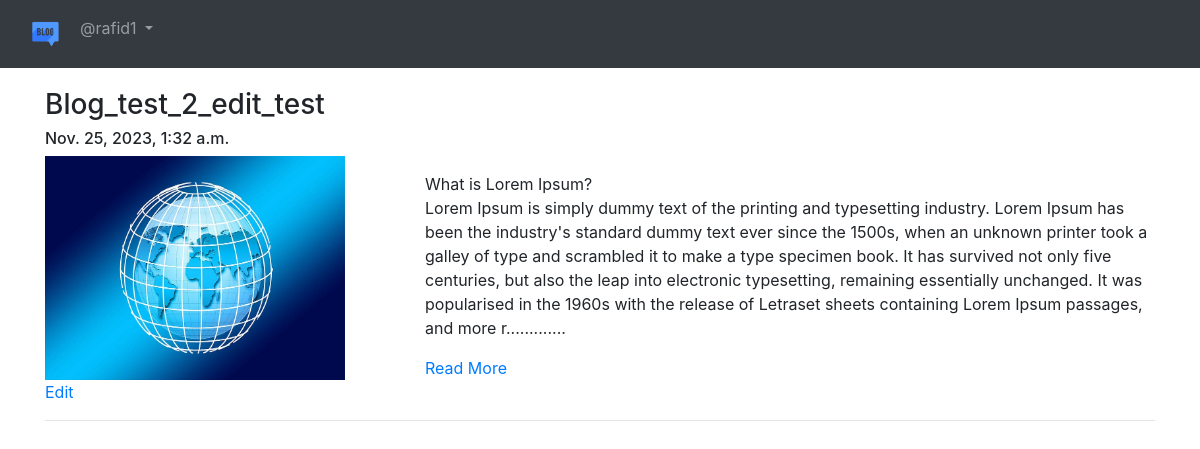
Page /blog/my-blogs/ (signed in) on the committed database.
### App_Blog/models.py (models this page shows, shortened)
class Blog(models.Model):
    author = models.ForeignKey(User, on_delete= models.CASCADE, related_name='post_author')
    blog_title = models.CharField(max_length=264, verbose_name="Put a Title") # verbose_name holo label er name
    slug = models.SlugField(max_length=264, unique=True)
    blog_content = models.TextField(verbose_name="What is on your mind?")
    blog_image = models.ImageField(upload_to='blog_images', verbose_name='Image')
    publish_date = models.DateTimeField(auto_now_add=True)   # auto current time nia nibe, user kisu korte parbena, only first entry nibe
    update_date = models.DateTimeField(auto_now=True) # auto current time nibe, but last entry er
    class Meta:
        ordering = ['-publish_date',]
    '''
    slug filed holo, url e primary key pass orbe, eta na dekhaya blog title pass kora dekhay
    jate kore blog url dekhle amra title bujhte pari

    title er moddhe hiphen diye link kora hy

    like: www.newspaper.com/last-night-accident/
    '''

### App_Blog/views.py (the view)
# urls.py: path('my-blogs/', views.MyBlogs.as_view(), name='my_blogs'),
class MyBlogs(LoginRequiredMixin, TemplateView):
    template_name = 'App_Blog/my_blogs.html'

### App_Blog/templatetags/custom_filters.py (called while the page is built)
def range_filter(value):
    return value[0:500] + '.............'

### templates/App_Blog/my_blogs.html (shortened to what this page needs)
{% extends 'base.html' %}
{% load custom_filters %}
{% block body_block %}
{% for blog in user.post_author.all %}
    <h3>{{ blog.blog_title }}</h3>
    <h6>{{ blog.publish_date }}</h6>
    <div class="row">
        <div class="col-sm-4">
            <img src="/media/{{ blog.blog_image}}" width="300" height="100%">
        </div>
        <div class="col-sm-8">
            <p>{{blog.blog_content|range_filter|linebreaks}}</p>
            <a href="{% url 'App_Blog:blog_details' slug=blog.slug %}">Read More</a>
        </div>
    </div>
    <a href="{% url 'App_Blog:edit_blog' pk=blog.pk %}">Edit</a>
    <hr>
{% endfor %}
{% endblock %}

### templates/base.html (shortened to what this page needs)
<!DOCTYPE html>
<html lang="en">
<head>
    <link rel="stylesheet" href="https://maxcdn.bootstrapcdn.com/bootstrap/4.4.1/css/bootstrap.min.css">
    <link href="https://maxcdn.bootstrapcdn.com/font-awesome/4.7.0/css/font-awesome.min.css" rel="stylesheet">
</head>
<body>
    <nav class="navbar navbar-expand-sm bg-dark navbar-dark">
        <ul class="navbar-nav">
            <li class="nav-item-active">
                <a class="nav-link" href="{% url 'index' %}">
                    <img src="/media/logo.png" width="40px">
                </a>
            </li>
            {% if user.is_authenticated %}
                <div clas='nav-item dropdown'>
                    <a class="nav-link dropdown-toggle" href="#" id="navbardrop" data-toggle="dropdown">
                        @{{user.username}}
                    </a>
                </div>
            {% endif %}
        </ul>
    </nav>
    <div class="container" style="padding-top:20px">
        {% block body_block %}
        {% endblock %}
    </div>
</body>
</html>

### rows in the picture
Blog: blog_title "Blog_test_2_edit_test", publish_date "Nov. 25, 2023, 1:32 a.m.", blog_image (picture), blog_content|range_filter "What is Lorem Ipsum? Lorem Ipsum is simply dummy text of the printing and typesetting industry. Lorem Ipsum has been the industry's standard dummy text ever since the 1500s, when an unknown printer took a galley of type and scrambled it to make a type specimen book. It has survived not only five centuries, but also the leap into electronic typesetting, remaining essentially unchanged. It was popularised in the 1960s with the release of Letraset sheets containing Lorem Ipsum passages, and more r............."

### other values in the picture
{{ user.username }} "rafid1"
